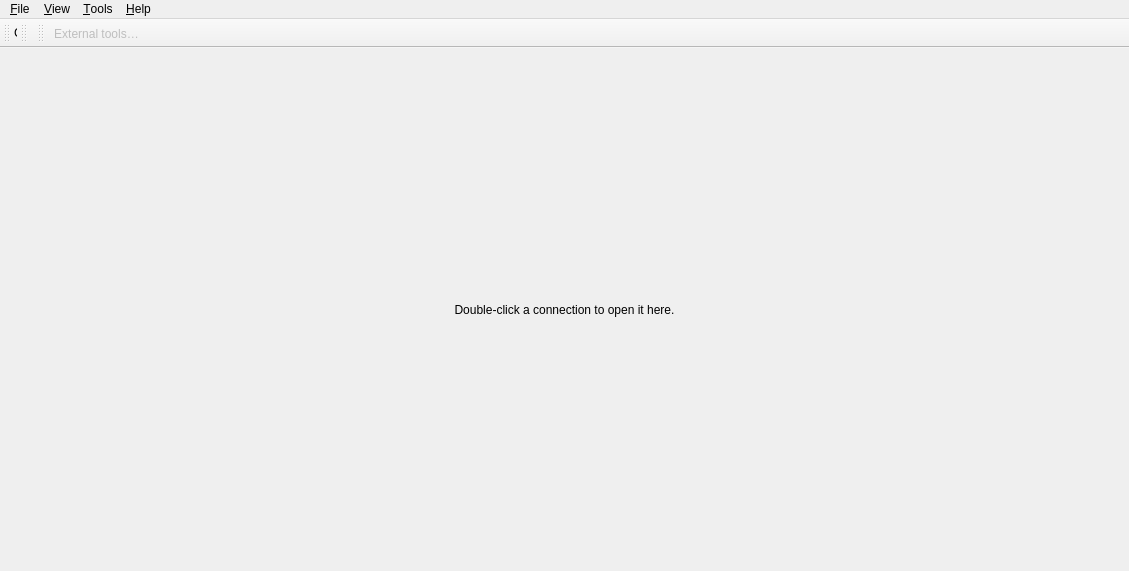
<?xml version="1.0" encoding="UTF-8"?>
<ui version="4.0">
 <class>MainWindow</class>
 <widget class="QMainWindow" name="MainWindow">
  <property name="geometry"><rect><x>0</x><y>0</y><width>1129</width><height>571</height></rect></property>
  <property name="minimumSize"><size><width>640</width><height>480</height></size></property>
  <property name="font"><font><family>Arial</family><pointsize>9</pointsize></font></property>
  <property name="windowTitle"><string>CMRemote — Qt UI preview</string></property>
  <property name="windowIcon"><iconset resource="branding.qrc"><normaloff>:/branding/cmremote-256.png</normaloff>:/branding/cmremote-256.png</iconset></property>
  <widget class="QWidget" name="emptySessions">
   <layout class="QVBoxLayout" name="emptySessionsLayout">
    <item><widget class="QLabel" name="emptySessionsMessage">
     <property name="text"><string>Double-click a connection to open it here.</string></property>
     <property name="textFormat"><enum>Qt::PlainText</enum></property>
     <property name="alignment"><set>Qt::AlignCenter</set></property>
     <property name="wordWrap"><bool>true</bool></property>
    </widget></item>
   </layout>
  </widget>
  <widget class="QMenuBar" name="menubar">
   <widget class="QMenu" name="menuFile">
    <property name="title"><string>&amp;File</string></property>
    <addaction name="actionAddConnection"/><addaction name="actionAddFolder"/><addaction name="separator"/>
    <addaction name="actionNewFile"/><addaction name="actionOpenFile"/>
    <addaction name="separator"/><addaction name="actionSaveAsConnection"/>
    <addaction name="separator"/><addaction name="actionOptions"/><addaction name="separator"/><addaction name="actionExit"/>
   </widget>
   <widget class="QMenu" name="menuView">
    <property name="title"><string>&amp;View</string></property>
    <addaction name="actionAddPanel"/>
    <widget class="QMenu" name="menuConnectionPanels"><property name="title"><string>Connection Panels</string></property></widget>
    <addaction name="menuConnectionPanels"/><addaction name="separator"/>
    <addaction name="actionViewConnections"/><addaction name="actionViewConfig"/><addaction name="actionViewNotifications"/><addaction name="actionViewScreenshots"/>
    <addaction name="separator"/>
    <widget class="QMenu" name="menuJumpTo"><property name="title"><string>Jump To</string></property><addaction name="actionNextSession"/><addaction name="actionPreviousSession"/></widget>
    <addaction name="menuJumpTo"/><addaction name="actionResetLayout"/><addaction name="actionLockToolbars"/>
    <addaction name="separator"/><addaction name="actionViewQuickConnect"/><addaction name="actionViewExternalTools"/><addaction name="actionViewMultiSsh"/>
    <addaction name="separator"/><addaction name="actionFullscreen"/>
   </widget>
   <widget class="QMenu" name="menuTools"><property name="title"><string>&amp;Tools</string></property><addaction name="actionUnlockPasswords"/><addaction name="actionLockPasswords"/><addaction name="actionChangeMaster"/><addaction name="separator"/><addaction name="actionDifferentCredentials"/><addaction name="actionReconnectAll"/><addaction name="separator"/><addaction name="actionExternalTools"/></widget>
   <widget class="QMenu" name="menuHelp">
    <property name="title"><string>&amp;Help</string></property>
    <addaction name="actionHelpContents"/><addaction name="separator"/><addaction name="actionWebsite"/><addaction name="actionSupportForum"/>
    <addaction name="actionChat"/><addaction name="actionCommunity"/><addaction name="actionReportIssue"/><addaction name="separator"/>
    <addaction name="actionCheckUpdates"/><addaction name="separator"/><addaction name="actionDonate"/><addaction name="separator"/><addaction name="actionAbout"/>
   </widget>
   <addaction name="menuFile"/><addaction name="menuView"/><addaction name="menuTools"/><addaction name="menuHelp"/>
  </widget>
  <widget class="QToolBar" name="quickConnectToolbar">
   <property name="windowTitle"><string>Quick connect</string></property>
   <property name="allowedAreas"><set>Qt::TopToolBarArea|Qt::BottomToolBarArea</set></property>
   <property name="floatable"><bool>false</bool></property>
   <property name="iconSize"><size><width>16</width><height>16</height></size></property>
   <attribute name="toolBarArea"><enum>TopToolBarArea</enum></attribute>
   <widget class="QWidget" name="quickConnectControls">
    <property name="geometry"><rect><x>12</x><y>0</y><width>450</width><height>28</height></rect></property>
    <layout class="QHBoxLayout" name="quickConnectLayout">
     <property name="spacing"><number>4</number></property>
     <property name="leftMargin"><number>2</number></property>
     <property name="topMargin"><number>1</number></property>
     <property name="rightMargin"><number>2</number></property>
     <property name="bottomMargin"><number>1</number></property>
     <item><widget class="QLabel" name="quickConnectLabel"><property name="text"><string>Connect:</string></property><property name="buddy"><cstring>quickConnectCombo</cstring></property></widget></item>
     <item><widget class="QComboBox" name="quickConnectCombo">
      <property name="minimumSize"><size><width>200</width><height>0</height></size></property>
      <property name="editable"><bool>true</bool></property>
      <property name="insertPolicy"><enum>QComboBox::NoInsert</enum></property>
      <property name="toolTip"><string>Open a local preview tab; no networking</string></property>
     </widget></item>
     <item><widget class="QToolButton" name="quickConnectButton"><property name="icon"><iconset resource="preview-icons.qrc"><normaloff>:/original/Run_16x.png</normaloff>:/original/Run_16x.png</iconset></property>
      <property name="text"><string>RDP</string></property>
      <property name="toolTip"><string>Preview session / choose protocol</string></property>
      <property name="popupMode"><enum>QToolButton::MenuButtonPopup</enum></property>
      <property name="toolButtonStyle"><enum>Qt::ToolButtonTextBesideIcon</enum></property>
     </widget></item>
     <item><widget class="QToolButton" name="savedConnectionsButton"><property name="icon"><iconset resource="preview-icons.qrc"><normaloff>:/original/ASPWebSite_16x.png</normaloff>:/original/ASPWebSite_16x.png</iconset></property>
      <property name="text"><string>Connections</string></property>
      <property name="toolTip"><string>Saved preview connections</string></property>
      <property name="popupMode"><enum>QToolButton::InstantPopup</enum></property>
     </widget></item>
    </layout>
   </widget>
  </widget>
  <widget class="QToolBar" name="multiSshToolbar"><property name="windowTitle"><string>Multi SSH</string></property><attribute name="toolBarArea"><enum>TopToolBarArea</enum></attribute></widget>
  <widget class="QToolBar" name="externalToolsToolbar"><property name="windowTitle"><string>External tools</string></property><attribute name="toolBarArea"><enum>TopToolBarArea</enum></attribute><addaction name="actionExternalTools"/></widget>
  <action name="actionNewFile"><property name="icon"><iconset resource="preview-icons.qrc"><normaloff>:/original/NewFile_16x.png</normaloff>:/original/NewFile_16x.png</iconset></property><property name="text"><string>New connection file</string></property><property name="enabled"><bool>false</bool></property></action>
  <action name="actionOpenFile"><property name="icon"><iconset resource="preview-icons.qrc"><normaloff>:/original/OpenFile_16x.png</normaloff>:/original/OpenFile_16x.png</iconset></property><property name="text"><string>Open connection file…</string></property><property name="enabled"><bool>false</bool></property></action>
  <action name="actionSaveFile"><property name="text"><string>Save connection file</string></property><property name="enabled"><bool>false</bool></property></action>
  <action name="actionSaveAsConnection"><property name="text"><string>Save as connection…</string></property><property name="enabled"><bool>false</bool></property></action>
  <action name="actionSaveFileAs"><property name="text"><string>Save connection file as…</string></property><property name="enabled"><bool>false</bool></property></action>
  <action name="actionTerminalAppearance"><property name="text"><string>Terminal Settings…</string></property></action>
  <action name="actionOptions"><property name="icon"><iconset resource="preview-icons.qrc"><normaloff>:/original/Settings_16x.png</normaloff>:/original/Settings_16x.png</iconset></property><property name="menuRole"><enum>QAction::PreferencesRole</enum></property><property name="text"><string>Settings…</string></property><property name="enabled"><bool>false</bool></property></action>
  <action name="actionExit"><property name="icon"><iconset resource="preview-icons.qrc"><normaloff>:/original/CloseSolution_16x.png</normaloff>:/original/CloseSolution_16x.png</iconset></property><property name="menuRole"><enum>QAction::QuitRole</enum></property><property name="text"><string>Exit</string></property></action>
  <action name="actionNextSession"><property name="text"><string>Next session</string></property></action>
  <action name="actionPreviousSession"><property name="text"><string>Previous session</string></property></action>
  <action name="actionViewConnections"><property name="text"><string>Connections</string></property><property name="checkable"><bool>true</bool></property><property name="checked"><bool>true</bool></property></action>
  <action name="actionViewConfig"><property name="menuRole"><enum>QAction::NoRole</enum></property><property name="text"><string>Config</string></property><property name="checkable"><bool>true</bool></property><property name="checked"><bool>true</bool></property></action>
  <action name="actionViewNotifications"><property name="text"><string>Notifications</string></property><property name="checkable"><bool>true</bool></property><property name="checked"><bool>false</bool></property></action>
  <action name="actionViewScreenshots"><property name="text"><string>Screenshots</string></property><property name="enabled"><bool>false</bool></property><property name="toolTip"><string>Screenshot capture is not implemented</string></property></action>
  <action name="actionViewQuickConnect"><property name="text"><string>Quick Connect Toolbar</string></property><property name="checkable"><bool>true</bool></property><property name="checked"><bool>true</bool></property></action>
  <action name="actionViewExternalTools"><property name="text"><string>External Tools Toolbar</string></property><property name="checkable"><bool>true</bool></property></action>
  <action name="actionViewMultiSsh"><property name="text"><string>Multi SSH Toolbar</string></property><property name="checkable"><bool>true</bool></property></action>
  <action name="actionReconnectAll"><property name="icon"><iconset resource="preview-icons.qrc"><normaloff>:/original/Refresh_16x.png</normaloff>:/original/Refresh_16x.png</iconset></property><property name="text"><string>Reconnect all connections</string></property><property name="enabled"><bool>false</bool></property></action>
  <action name="actionAddPanel"><property name="icon"><iconset resource="preview-icons.qrc"><normaloff>:/original/InsertPanel_16x.png</normaloff>:/original/InsertPanel_16x.png</iconset></property><property name="text"><string>New Panel</string></property></action>
  <action name="actionResetLayout"><property name="text"><string>Reset layout</string></property></action>
  <action name="actionLockToolbars"><property name="text"><string>Lock toolbar positions</string></property><property name="checkable"><bool>true</bool></property></action>
  <action name="actionFullscreen"><property name="icon"><iconset resource="preview-icons.qrc"><normaloff>:/original/FullScreen_16x.png</normaloff>:/original/FullScreen_16x.png</iconset></property><property name="text"><string>Full Screen</string></property><property name="checkable"><bool>true</bool></property><property name="shortcut"><string>F11</string></property></action>
  <action name="actionExternalTools"><property name="icon"><iconset resource="preview-icons.qrc"><normaloff>:/original/Console_16x.png</normaloff>:/original/Console_16x.png</iconset></property><property name="text"><string>External tools…</string></property><property name="enabled"><bool>false</bool></property></action>
  <action name="actionHelpContents"><property name="icon"><iconset resource="preview-icons.qrc"><normaloff>:/original/F1Help_16x.png</normaloff>:/original/F1Help_16x.png</iconset></property><property name="text"><string>Help contents</string></property><property name="enabled"><bool>false</bool></property></action>
  <action name="actionWebsite"><property name="text"><string>Website</string></property><property name="enabled"><bool>false</bool></property></action>
  <action name="actionSupportForum"><property name="text"><string>Support forum</string></property><property name="enabled"><bool>false</bool></property></action>
  <action name="actionChat"><property name="text"><string>Chat</string></property><property name="enabled"><bool>false</bool></property></action>
  <action name="actionCommunity"><property name="text"><string>Community</string></property><property name="enabled"><bool>false</bool></property></action>
  <action name="actionReportIssue"><property name="text"><string>Report issue</string></property><property name="enabled"><bool>false</bool></property></action>
  <action name="actionCheckUpdates"><property name="icon"><iconset resource="preview-icons.qrc"><normaloff>:/original/RunUpdate_16x.png</normaloff>:/original/RunUpdate_16x.png</iconset></property><property name="text"><string>Check for updates</string></property><property name="enabled"><bool>false</bool></property></action>
  <action name="actionDonate"><property name="text"><string>Donate</string></property><property name="enabled"><bool>false</bool></property></action>
  <action name="actionAbout"><property name="icon"><iconset resource="preview-icons.qrc"><normaloff>:/original/UIAboutBox_16x.png</normaloff>:/original/UIAboutBox_16x.png</iconset></property><property name="menuRole"><enum>QAction::AboutRole</enum></property><property name="text"><string>About CMRemote</string></property></action>
  <action name="actionAddConnection"><property name="icon"><iconset resource="preview-icons.qrc"><normaloff>:/original/AddItem_16x.png</normaloff>:/original/AddItem_16x.png</iconset></property><property name="text"><string>New connection</string></property></action>
  <action name="actionAddFolder"><property name="icon"><iconset resource="preview-icons.qrc"><normaloff>:/original/AddFolder_16x.png</normaloff>:/original/AddFolder_16x.png</iconset></property><property name="text"><string>New folder</string></property></action>
  <action name="actionAddRoot"><property name="icon"><iconset resource="preview-icons.qrc"><normaloff>:/original/ASPWebSite_16x.png</normaloff>:/original/ASPWebSite_16x.png</iconset></property><property name="text"><string>New root</string></property></action>
  <action name="actionExpandAll"><property name="icon"><iconset resource="preview-icons.qrc"><normaloff>:/original/ExpandAll_16x.png</normaloff>:/original/ExpandAll_16x.png</iconset></property><property name="text"><string>Expand all</string></property></action>
  <action name="actionCollapseAll"><property name="icon"><iconset resource="preview-icons.qrc"><normaloff>:/original/CollapseAll_16x.png</normaloff>:/original/CollapseAll_16x.png</iconset></property><property name="text"><string>Collapse all folders</string></property></action>
  <action name="actionSort"><property name="icon"><iconset resource="preview-icons.qrc"><normaloff>:/original/SortAscending_16x.png</normaloff>:/original/SortAscending_16x.png</iconset></property><property name="text"><string>Sort</string></property></action>
  <action name="actionFavorites"><property name="icon"><iconset resource="preview-icons.qrc"><normaloff>:/original/Favorite_16x.png</normaloff>:/original/Favorite_16x.png</iconset></property><property name="text"><string>Favorites</string></property><property name="checkable"><bool>true</bool></property></action>
  <action name="actionCategorized"><property name="icon"><iconset resource="preview-icons.qrc"><normaloff>:/original/SchemaObjectProperty_16x.png</normaloff>:/original/SchemaObjectProperty_16x.png</iconset></property><property name="text"><string>Categorized</string></property><property name="checkable"><bool>true</bool></property><property name="checked"><bool>true</bool></property></action>
  <action name="actionAlphabetical"><property name="icon"><iconset resource="preview-icons.qrc"><normaloff>:/original/SortAscending_16x.png</normaloff>:/original/SortAscending_16x.png</iconset></property><property name="text"><string>Alphabetical</string></property><property name="checkable"><bool>true</bool></property></action>
  <action name="actionProperties"><property name="icon"><iconset resource="preview-icons.qrc"><normaloff>:/original/Property_16x.png</normaloff>:/original/Property_16x.png</iconset></property><property name="text"><string>Properties</string></property><property name="checkable"><bool>true</bool></property><property name="checked"><bool>true</bool></property></action>
  <action name="actionInheritance"><property name="icon"><iconset resource="preview-icons.qrc"><normaloff>:/original/Schema_16x.png</normaloff>:/original/Schema_16x.png</iconset></property><property name="text"><string>Inheritance</string></property><property name="checkable"><bool>true</bool></property></action>
  <action name="actionDefaultProperties"><property name="icon"><iconset resource="preview-icons.qrc"><normaloff>:/original/ExtendedProperty_16x.png</normaloff>:/original/ExtendedProperty_16x.png</iconset></property><property name="text"><string>Default properties</string></property><property name="checkable"><bool>true</bool></property></action>
  <action name="actionDefaultInheritance"><property name="icon"><iconset resource="preview-icons.qrc"><normaloff>:/original/ViewDownBySchema_16x.png</normaloff>:/original/ViewDownBySchema_16x.png</iconset></property><property name="text"><string>Default inheritance</string></property><property name="checkable"><bool>true</bool></property></action>
  <action name="actionTreeExternalTools"><property name="icon"><iconset resource="preview-icons.qrc"><normaloff>:/original/Console_16x.png</normaloff>:/original/Console_16x.png</iconset></property><property name="text"><string>External applications</string></property></action>
  <action name="actionTreeConnect"><property name="icon"><iconset resource="preview-icons.qrc"><normaloff>:/original/Run_16x.png</normaloff>:/original/Run_16x.png</iconset></property><property name="text"><string>Connect</string></property></action>
  <action name="actionUnlockPasswords"><property name="text"><string>Unlock passwords…</string></property><property name="enabled"><bool>false</bool></property></action>
  <action name="actionLockPasswords"><property name="text"><string>Lock passwords</string></property><property name="enabled"><bool>false</bool></property></action>
  <action name="actionChangeMaster"><property name="text"><string>Change master passphrase…</string></property><property name="enabled"><bool>false</bool></property></action>
  <action name="actionDifferentCredentials"><property name="text"><string>Connect with different credentials…</string></property><property name="enabled"><bool>false</bool></property></action>
  <action name="actionConnectOptions"><property name="text"><string>Connect (with options)</string></property></action>
  <action name="actionConsoleSession"><property name="text"><string>Connect to console session</string></property></action>
  <action name="actionNoConsoleSession"><property name="text"><string>Don't connect to console session</string></property></action>
  <action name="actionConnectFullscreen"><property name="icon"><iconset resource="preview-icons.qrc"><normaloff>:/original/FullScreen_16x.png</normaloff>:/original/FullScreen_16x.png</iconset></property><property name="text"><string>Connect in fullscreen mode</string></property></action>
  <action name="actionNoCredentials"><property name="icon"><iconset resource="preview-icons.qrc"><normaloff>:/original/UniqueKeyError_16x.png</normaloff>:/original/UniqueKeyError_16x.png</iconset></property><property name="text"><string>Connect without credentials</string></property></action>
  <action name="actionChoosePanel"><property name="icon"><iconset resource="preview-icons.qrc"><normaloff>:/original/Panel_16x.png</normaloff>:/original/Panel_16x.png</iconset></property><property name="text"><string>Choose panel before connecting</string></property></action>
  <action name="actionConnectViewOnly"><property name="icon"><iconset resource="preview-icons.qrc"><normaloff>:/original/Monitor_16x.png</normaloff>:/original/Monitor_16x.png</iconset></property><property name="text"><string>Connect in view-only mode</string></property></action>
  <action name="actionTreeDisconnect"><property name="icon"><iconset resource="preview-icons.qrc"><normaloff>:/original/Stop_16x.png</normaloff>:/original/Stop_16x.png</iconset></property><property name="text"><string>Disconnect</string></property></action>
  <action name="actionTreeDuplicate"><property name="icon"><iconset resource="preview-icons.qrc"><normaloff>:/original/Copy_16x.png</normaloff>:/original/Copy_16x.png</iconset></property><property name="text"><string>Duplicate</string></property></action>
  <action name="actionTreeRename"><property name="icon"><iconset resource="preview-icons.qrc"><normaloff>:/original/Rename_16x.png</normaloff>:/original/Rename_16x.png</iconset></property><property name="text"><string>Rename</string></property></action>
  <action name="actionTreeDelete"><property name="icon"><iconset resource="preview-icons.qrc"><normaloff>:/original/Close_16x.png</normaloff>:/original/Close_16x.png</iconset></property><property name="text"><string>Delete…</string></property></action>
  <action name="actionCopyHostname"><property name="text"><string>Copy hostname</string></property></action>
  <action name="actionWakeOnLan"><property name="text"><string>Wake up (Wake-on-LAN)</string></property></action>
  <action name="actionClearCredentials"><property name="text"><string>Clear credentials</string></property></action>
  <action name="actionTreeInheritance"><property name="text"><string>Inheritance</string></property></action>
  <action name="actionApplyInheritance"><property name="text"><string>Apply inheritance to children</string></property></action>
  <action name="actionApplyDefaultInheritance"><property name="text"><string>Apply default inheritance</string></property></action>
  <action name="actionImport"><property name="text"><string>Import</string></property></action>
  <action name="actionImportFile"><property name="text"><string>Import from file…</string></property></action>
  <action name="actionImportRdm"><property name="text"><string>Import from Remote Desktop Manager</string></property></action>
  <action name="actionImportAd"><property name="text"><string>Import from Active Directory…</string></property></action>
  <action name="actionImportPutty"><property name="text"><string>Import from PuTTY…</string></property></action>
  <action name="actionExport"><property name="text"><string>Export to File…</string></property></action>
  <action name="actionTreeSort"><property name="text"><string>Sort</string></property></action>
  <action name="actionSortAscending"><property name="icon"><iconset resource="preview-icons.qrc"><normaloff>:/original/SortAscending_16x.png</normaloff>:/original/SortAscending_16x.png</iconset></property><property name="text"><string>Ascending (A–Z)</string></property></action>
  <action name="actionSortDescending"><property name="icon"><iconset resource="preview-icons.qrc"><normaloff>:/original/SortDescending_16x.png</normaloff>:/original/SortDescending_16x.png</iconset></property><property name="text"><string>Descending (Z–A)</string></property></action>
  <action name="actionMoveUp"><property name="icon"><iconset resource="preview-icons.qrc"><normaloff>:/original/GlyphUp_16x.png</normaloff>:/original/GlyphUp_16x.png</iconset></property><property name="text"><string>Move up</string></property></action>
  <action name="actionMoveDown"><property name="icon"><iconset resource="preview-icons.qrc"><normaloff>:/original/GlyphDown_16x.png</normaloff>:/original/GlyphDown_16x.png</iconset></property><property name="text"><string>Move down</string></property></action>
  <action name="actionTabReconnect"><property name="icon"><iconset resource="preview-icons.qrc"><normaloff>:/original/Refresh_16x.png</normaloff>:/original/Refresh_16x.png</iconset></property><property name="text"><string>Reconnect</string></property></action>
  <action name="actionTabDisconnect"><property name="icon"><iconset resource="preview-icons.qrc"><normaloff>:/original/Remove_16x.png</normaloff>:/original/Remove_16x.png</iconset></property><property name="text"><string>Disconnect</string></property><property name="toolTip"><string>Close this local preview tab</string></property></action>
  <action name="actionTabMinimize"><property name="icon"><iconset resource="preview-icons.qrc"><normaloff>:/original/GlyphDown_16x.png</normaloff>:/original/GlyphDown_16x.png</iconset></property><property name="text"><string>Minimize tab</string></property></action>
  <action name="actionTabDisconnectOthers"><property name="icon"><iconset resource="preview-icons.qrc"><normaloff>:/original/Remove_16x.png</normaloff>:/original/Remove_16x.png</iconset></property><property name="text"><string>Disconnect other tabs</string></property></action>
  <action name="actionTabDisconnectRight"><property name="icon"><iconset resource="preview-icons.qrc"><normaloff>:/original/Remove_16x.png</normaloff>:/original/Remove_16x.png</iconset></property><property name="text"><string>Disconnect tabs to the right</string></property></action>
  <action name="actionTabRename"><property name="icon"><iconset resource="preview-icons.qrc"><normaloff>:/original/Rename_16x.png</normaloff>:/original/Rename_16x.png</iconset></property><property name="text"><string>Rename tab</string></property></action>
  <action name="actionTabDuplicate"><property name="icon"><iconset resource="preview-icons.qrc"><normaloff>:/original/Add_16x.png</normaloff>:/original/Add_16x.png</iconset></property><property name="text"><string>Duplicate tab</string></property></action>
  <action name="actionTabFullscreen"><property name="icon"><iconset resource="preview-icons.qrc"><normaloff>:/original/FullScreen_16x.png</normaloff>:/original/FullScreen_16x.png</iconset></property><property name="text"><string>Fullscreen (RDP)</string></property></action>
  <action name="actionTabSmartSize"><property name="icon"><iconset resource="preview-icons.qrc"><normaloff>:/original/Resize_16x.png</normaloff>:/original/Resize_16x.png</iconset></property><property name="text"><string>SmartSize (RDP/VNC)</string></property></action>
  <action name="actionTabViewOnly"><property name="icon"><iconset resource="preview-icons.qrc"><normaloff>:/original/Monitor_16x.png</normaloff>:/original/Monitor_16x.png</iconset></property><property name="text"><string>View only</string></property></action>
  <action name="actionTabChat"><property name="icon"><iconset resource="preview-icons.qrc"><normaloff>:/original/Message_16x.png</normaloff>:/original/Message_16x.png</iconset></property><property name="text"><string>Start chat (VNC)</string></property></action>
  <action name="actionTabRefresh"><property name="icon"><iconset resource="preview-icons.qrc"><normaloff>:/original/Refresh_16x.png</normaloff>:/original/Refresh_16x.png</iconset></property><property name="text"><string>Refresh screen (VNC)</string></property></action>
  <action name="actionTabTransfer"><property name="icon"><iconset resource="preview-icons.qrc"><normaloff>:/original/SyncArrow_16x.png</normaloff>:/original/SyncArrow_16x.png</iconset></property><property name="text"><string>Transfer file (SSH)</string></property></action>
  <action name="actionSpecialKeys"><property name="icon"><iconset resource="preview-icons.qrc"><normaloff>:/original/ToggleOfficeKeyboardScheme_16x.png</normaloff>:/original/ToggleOfficeKeyboardScheme_16x.png</iconset></property><property name="text"><string>Send special keys (VNC)</string></property></action>
  <action name="actionCtrlAltDel"><property name="text"><string>Ctrl+Alt+Del</string></property></action>
  <action name="actionCtrlEsc"><property name="text"><string>Ctrl+Esc</string></property></action>
  <action name="actionPuttySettings"><property name="icon"><iconset resource="preview-icons.qrc"><normaloff>:/original/PuttyConfig.png</normaloff>:/original/PuttyConfig.png</iconset></property><property name="text"><string>PuTTY settings</string></property></action>
  <action name="actionTabExternalTools"><property name="icon"><iconset resource="preview-icons.qrc"><normaloff>:/original/Console_16x.png</normaloff>:/original/Console_16x.png</iconset></property><property name="text"><string>External applications</string></property></action>
  <action name="actionPanelSendTo"><property name="icon"><iconset resource="preview-icons.qrc"><normaloff>:/original/Monitor_16x.png</normaloff>:/original/Monitor_16x.png</iconset></property><property name="text"><string>Send to</string></property></action>
  <action name="actionPropertyReset"><property name="text"><string>Reset</string></property><property name="enabled"><bool>false</bool></property><property name="toolTip"><string>Preview properties are read-only</string></property></action>
  <action name="actionShowHelp"><property name="text"><string>Show Help Text</string></property><property name="checkable"><bool>true</bool></property><property name="checked"><bool>true</bool></property></action>
  <action name="actionNotificationCopy"><property name="icon"><iconset resource="preview-icons.qrc"><normaloff>:/original/Copy_16x.png</normaloff>:/original/Copy_16x.png</iconset></property><property name="text"><string>Copy</string></property></action>
  <action name="actionNotificationDelete"><property name="icon"><iconset resource="preview-icons.qrc"><normaloff>:/original/Close_16x.png</normaloff>:/original/Close_16x.png</iconset></property><property name="text"><string>Delete</string></property></action>
  <action name="actionShowToolText"><property name="text"><string>Show Text</string></property><property name="checkable"><bool>true</bool></property><property name="checked"><bool>true</bool></property></action>
  <action name="actionHostStatus"><property name="icon"><iconset resource="preview-icons.qrc"><normaloff>:/original/HostStatus_Check.png</normaloff>:/original/HostStatus_Check.png</iconset></property><property name="text"><string>Check host status</string></property><property name="enabled"><bool>false</bool></property><property name="toolTip"><string>Host ping is disabled in the preview</string></property></action>
  <action name="actionConnectionIcon"><property name="icon"><iconset resource="preview-icons.qrc"><normaloff>:/original/Monitor_16x.png</normaloff>:/original/Monitor_16x.png</iconset></property><property name="text"><string>Connection icon</string></property><property name="enabled"><bool>false</bool></property><property name="toolTip"><string>Icon picker is not connected to profiles</string></property></action>
 </widget>
 <customwidgets><customwidget><class>ConnectionTree</class><extends>QTreeWidget</extends><header>ConnectionTree.h</header></customwidget></customwidgets>
 <resources><include location="preview-icons.qrc"/><include location="branding.qrc"/></resources>
 <connections/>
</ui>
